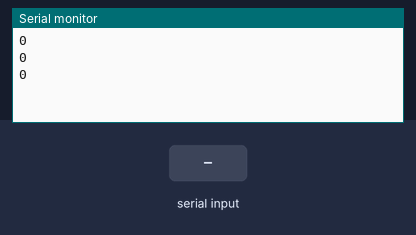
Simulated run of this sketch. Board: Arduino Uno, built with avr-gcc and run on an emulated ATmega328P. On the bench: the last lines printed to the serial monitor. The inputs (shaded band) are chosen by the test bench.

Above: at 1.2 s.
1.3 s: "22\n" received over Serial
At 2.6 s:
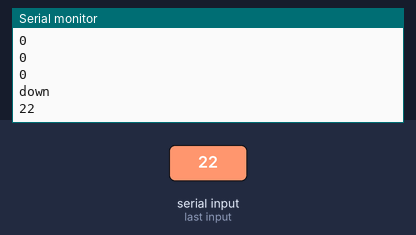
3.0 s: "11\n" received over Serial
At 4.0 s:
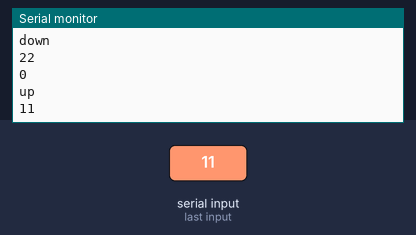
Timing chart, 0 to 6.0 s (numbered marks = the images above; inputs shaded):
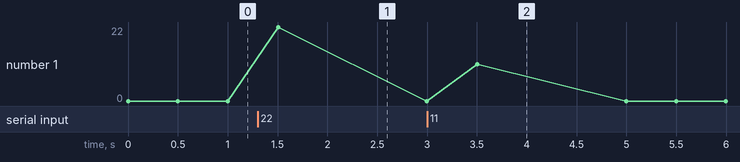

The sketch:

sketch_mar15a.ino
```cpp
int  val; // variable to receive data from the serial port

void setup() {
   Serial.begin(9600);       // start serial communication at 9600bps
}
void loop() {
  if( Serial.available() )       // if data is available to read
  {
    val = Serial.parseInt();    // read it and store it in 'val'
  }


  switch (val) {
  case 22:    // your hand is on the sensor
    prindw();
    break;
  case 11:    // your hand is close to the sensor
    prinup();
    break;
  }

  Serial.println(val);

  // Serial.println (val);

  delay(500);   // wait 100ms for next reading
}

void prinup(){
  Serial.println("up");
}

void prindw(){
  Serial.println("down");
}
```

Measured:
- after the input at 1.3 s, the serial monitor: prints a new line after 0.20 s (image 1)
- after the input at 3.0 s, the serial monitor: prints a new line after 0.50 s (image 2)
